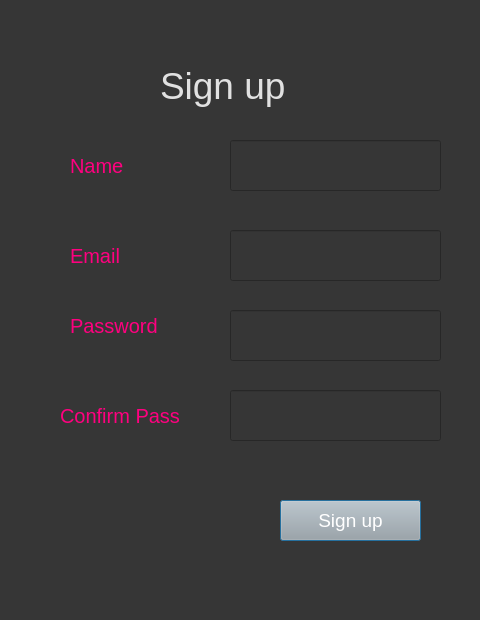
<?xml version="1.0" encoding="UTF-8"?>
<ui version="4.0">
 <class>Dialog</class>
 <widget class="QDialog" name="Dialog">
  <property name="geometry">
   <rect>
    <x>0</x>
    <y>0</y>
    <width>480</width>
    <height>620</height>
   </rect>
  </property>
  <property name="windowTitle">
   <string>Dialog</string>
  </property>
  <property name="styleSheet">
   <string notr="true">background-color: rgb(54, 54, 54);</string>
  </property>
  <widget class="QLabel" name="label">
   <property name="geometry">
    <rect>
     <x>160</x>
     <y>50</y>
     <width>171</width>
     <height>71</height>
    </rect>
   </property>
   <property name="styleSheet">
    <string notr="true">color:rgb(225, 225, 225); font-size:28pt;</string>
   </property>
   <property name="text">
    <string>Sign up</string>
   </property>
  </widget>
  <widget class="QLabel" name="label_2">
   <property name="geometry">
    <rect>
     <x>70</x>
     <y>240</y>
     <width>101</width>
     <height>31</height>
    </rect>
   </property>
   <property name="styleSheet">
    <string notr="true">font-size:15pt; color:rgb(255, 0, 127)</string>
   </property>
   <property name="text">
    <string>Email</string>
   </property>
  </widget>
  <widget class="QLineEdit" name="email">
   <property name="geometry">
    <rect>
     <x>230</x>
     <y>230</y>
     <width>211</width>
     <height>51</height>
    </rect>
   </property>
   <property name="styleSheet">
    <string notr="true">font-size:14pt; color:rgb(243, 243, 243)</string>
   </property>
  </widget>
  <widget class="QLineEdit" name="password">
   <property name="geometry">
    <rect>
     <x>230</x>
     <y>310</y>
     <width>211</width>
     <height>51</height>
    </rect>
   </property>
   <property name="styleSheet">
    <string notr="true">font-size:14pt; color:rgb(243, 243, 243)</string>
   </property>
   <property name="text">
    <string/>
   </property>
  </widget>
  <widget class="QLabel" name="label_3">
   <property name="geometry">
    <rect>
     <x>70</x>
     <y>310</y>
     <width>111</width>
     <height>31</height>
    </rect>
   </property>
   <property name="styleSheet">
    <string notr="true">font-size:15pt; color:rgb(255, 0, 127)</string>
   </property>
   <property name="text">
    <string>Password</string>
   </property>
  </widget>
  <widget class="QPushButton" name="signupbutton">
   <property name="geometry">
    <rect>
     <x>280</x>
     <y>500</y>
     <width>141</width>
     <height>41</height>
    </rect>
   </property>
   <property name="styleSheet">
    <string notr="true">background-color: rgb(167, 168, 167); font-size:14pt; color:rgb(255, 255, 255)</string>
   </property>
   <property name="text">
    <string>Sign up</string>
   </property>
  </widget>
  <widget class="QLineEdit" name="confirmpass">
   <property name="geometry">
    <rect>
     <x>230</x>
     <y>390</y>
     <width>211</width>
     <height>51</height>
    </rect>
   </property>
   <property name="styleSheet">
    <string notr="true">font-size:14pt; color:rgb(243, 243, 243)</string>
   </property>
   <property name="text">
    <string/>
   </property>
  </widget>
  <widget class="QLabel" name="label_4">
   <property name="geometry">
    <rect>
     <x>60</x>
     <y>400</y>
     <width>151</width>
     <height>31</height>
    </rect>
   </property>
   <property name="styleSheet">
    <string notr="true">font-size:15pt; color:rgb(255, 0, 127)</string>
   </property>
   <property name="text">
    <string>Confirm Pass</string>
   </property>
  </widget>
  <widget class="QLabel" name="label_5">
   <property name="geometry">
    <rect>
     <x>70</x>
     <y>150</y>
     <width>101</width>
     <height>31</height>
    </rect>
   </property>
   <property name="styleSheet">
    <string notr="true">font-size:15pt; color:rgb(255, 0, 127)</string>
   </property>
   <property name="text">
    <string>Name</string>
   </property>
  </widget>
  <widget class="QLineEdit" name="name">
   <property name="geometry">
    <rect>
     <x>230</x>
     <y>140</y>
     <width>211</width>
     <height>51</height>
    </rect>
   </property>
   <property name="styleSheet">
    <string notr="true">font-size:14pt; color:rgb(243, 243, 243)</string>
   </property>
  </widget>
  <widget class="QLabel" name="error">
   <property name="geometry">
    <rect>
     <x>60</x>
     <y>460</y>
     <width>381</width>
     <height>20</height>
    </rect>
   </property>
   <property name="text">
    <string/>
   </property>
  </widget>
 </widget>
 <resources/>
 <connections/>
</ui>
